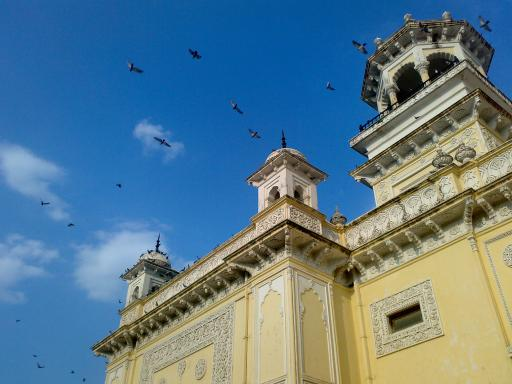
#> input picture Chap1410/home.jpg, 512 x 384 px
$ jupyter execute --allow-errors Chap1410.ipynb
#> lines starting #> are read from the running program, lines starting #| are printed output that depends on the picture
[cell 1]
import cv2
import numpy as np
from matplotlib import pyplot as plt

[cell 2]
img = cv2.imread('home.jpg',0)
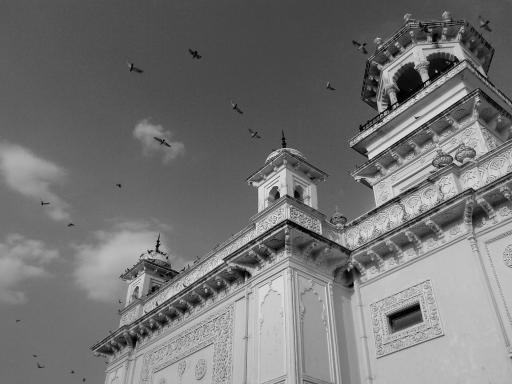
#> img: shape (384, 512); min 0, max 255, mean 116.2
plt.hist(img.ravel(),256,[0,256]);
plt.show()
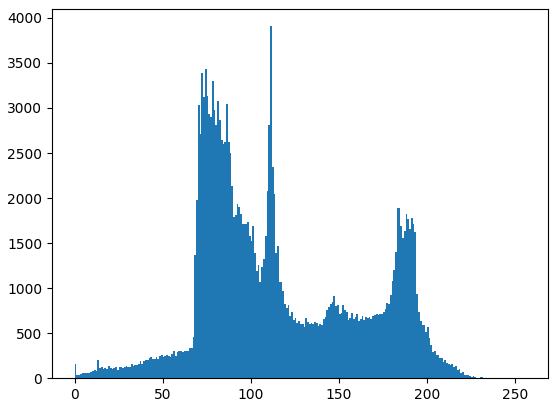
#> figure drawn by matplotlib, 1 panel; tallest bar 3908 high, from x = 111 to 112

[cell 3]
img = cv2.imread('sunset.jpg',0)
#> (the rest of this cell did not finish here and is left out)

[cell 4]
img = cv2.imread('home.jpg')
#> img is the input picture: shape (384, 512, 3); mean B, G, R 141.2, 123.9, 91.6
color = ('b','g','r')
for i,col in enumerate(color):
    histr = cv2.calcHist([img],[i],None,[256],[0,256])
    plt.plot(histr,color = col)
    plt.xlim([0,256])
plt.show()
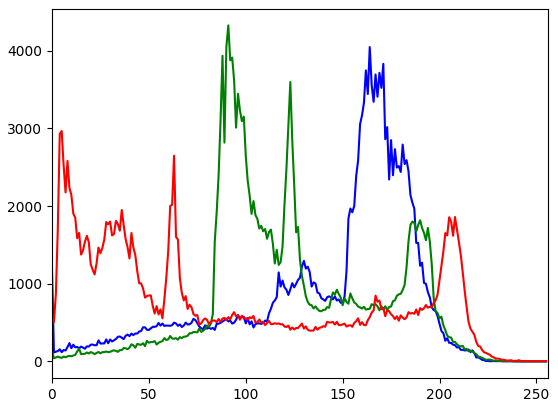
#> figure drawn by matplotlib, 1 panel; curve peaks at x = 164, y = 4049; curve peaks at x = 91, y = 4328; curve peaks at x = 5, y = 2968

[cell 5]
img = cv2.imread('sunset.jpg')
color = ('b','g','r')
#> (the rest of this cell did not finish here and is left out)

[cell 6]
img = cv2.imread('home.jpg',0)
# create a mask

mask = np.zeros(img.shape[:2], np.uint8)
mask[100:300, 100:400] = 255
masked_img = cv2.bitwise_and(img,img,mask = mask)
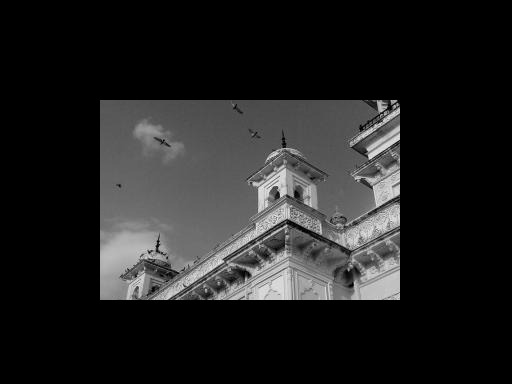
#> masked_img: shape (384, 512); min 0, max 255, mean 33.9

# Calculate histogram with mask and without mask
# Check third argument for mask
hist_full = cv2.calcHist([img],[0],None,[256],[0,256])
#> hist_full = 256 values, max 3908 at index 111, min 0 at index 242, mean 768
hist_mask = cv2.calcHist([img],[0],mask,[256],[0,256])
#> hist_mask = 256 values, max 1334 at index 81, min 0 at index 242, mean 234.4

plt.subplot(221), plt.imshow(img, 'gray')
plt.subplot(222), plt.imshow(mask,'gray')
plt.subplot(223), plt.imshow(masked_img, 'gray')
plt.subplot(224), plt.plot(hist_full), plt.plot(hist_mask)
plt.xlim([0,256])
plt.show()
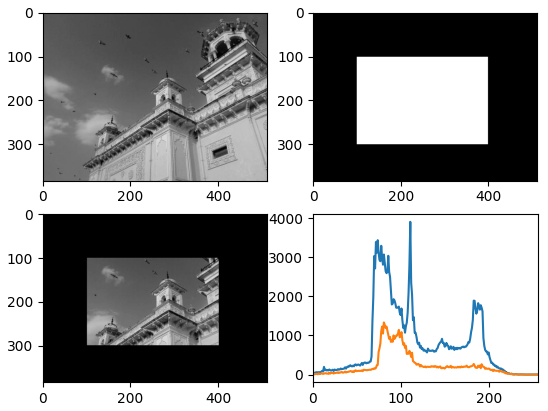
#> figure drawn by matplotlib, 4 panels; panel 4: curve peaks at x = 111, y = 3908; panel 4: curve peaks at x = 81, y = 1334

[cell 7]
img = cv2.imread('home.jpg',0)
hist,bins = np.histogram(img.flatten(),256,[0,256])
#> hist has the same summary as hist_full; bins = 257 values from 0 to 256
cdf = hist.cumsum()
#> cdf = 256 values from 163 to 196608
cdf_normalized = cdf * hist.max()/ cdf.max()
#> cdf_normalized = 256 values from 3.24 to 3908
plt.plot(cdf_normalized, color = 'b')
plt.hist(img.flatten(),256,[0,256], color = 'r')
plt.xlim([0,256])
plt.legend(('cdf','histogram'), loc = 'upper left')
plt.show()
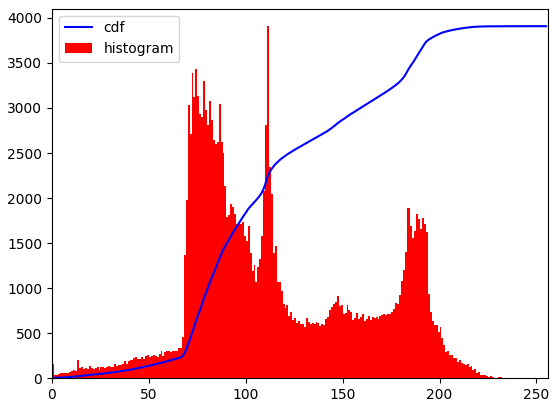
#> figure drawn by matplotlib, 1 panel; tallest bar 3908 high, from x = 111 to 112; curve peaks at x = 255, y = 3908

[cell 8]
img = cv2.imread('sunset.jpg',0)
#> (the rest of this cell did not finish here and is left out)

[cell 9]
cdf_m = np.ma.masked_equal(cdf,0)
cdf_m = (cdf_m - cdf_m.min())*255/(cdf_m.max()-cdf_m.min())
cdf = np.ma.filled(cdf_m,0).astype('uint8')
#> cdf = 256 values from 0 to 255

[cell 10]
img2 = cdf[img]

[cell 11]
img = cv2.imread('home.jpg',0)
equ = cv2.equalizeHist(img)
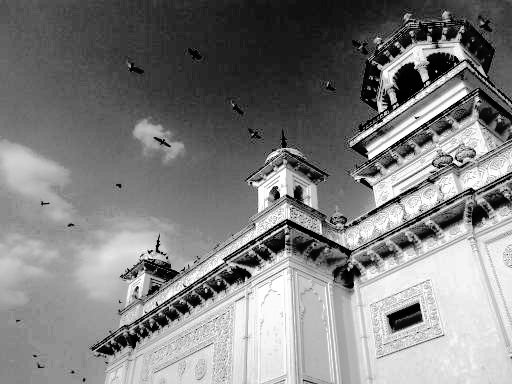
#> equ: shape (384, 512); min 0, max 255, mean 128.6
res = np.hstack((img,equ)) #stacking images side-by-side
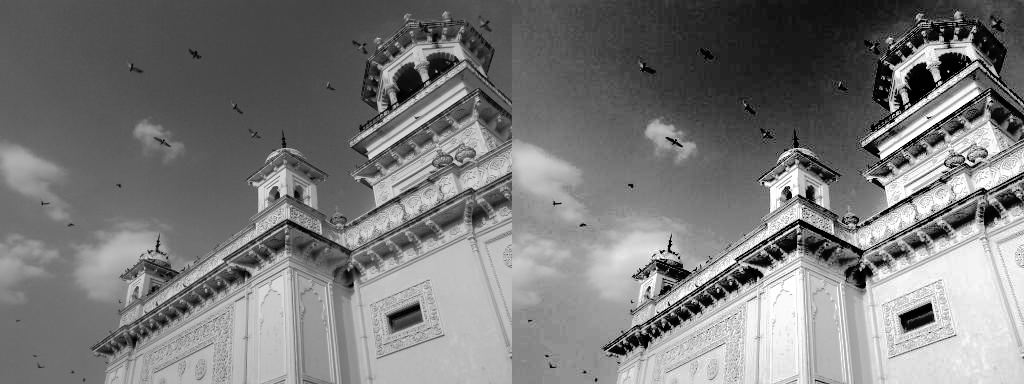
#> res: shape (384, 1024); min 0, max 255, mean 122.4
cv2.imwrite('res.png',res)
#> Out = True

$ run again, with Chap1410/res.png saved as Chap1410/home.jpg
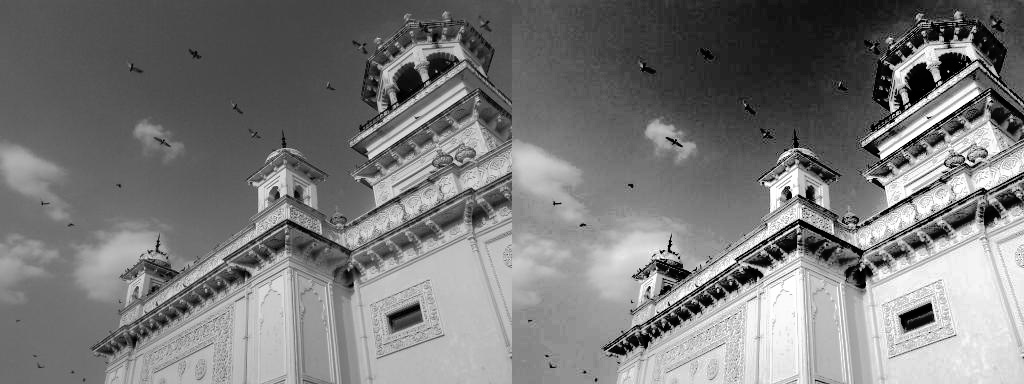
#> input picture Chap1410/res.png, 1024 x 384 px
#> img is the input picture: shape (384, 1024); min 0, max 255, mean 122.4
#> hist_full = 256 values, max 5008 at index 111, min 207 at index 22, mean 1536
#> hist_mask = 256 values, max 1337 at index 81, min 0 at index 234, mean 234.4
#> hist has the same summary as hist_full; bins = 257 values from 0 to 256
#> `cdf = hist.cumsum()`: cdf = 256 values from 923 to 393216
#> cdf_normalized = 256 values from 11.76 to 5008
#> `plt.show()`:
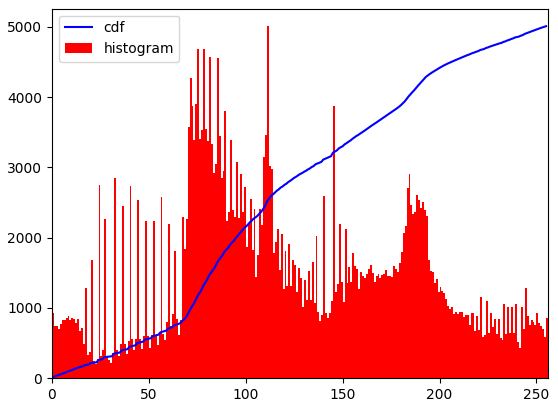
#> figure drawn by matplotlib, 1 panel; tallest bar 5008 high, from x = 111 to 112; curve peaks at x = 255, y = 5008
#> `cdf = np.ma.filled(cdf_m,0).astype('uint8')`: cdf = 256 values from 0 to 255
#> `res = np.hstack((img,equ))`:
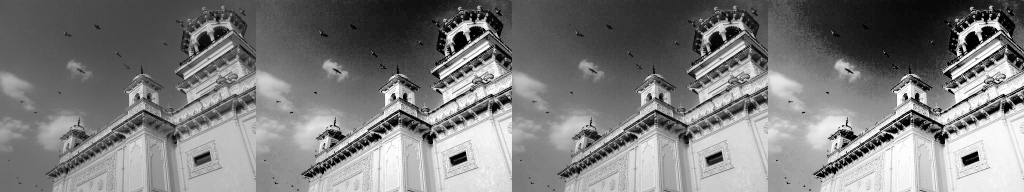
#> res: shape (384, 2048) (shown at 1/2 size); min 0, max 255, mean 125.1
#> Out = True
